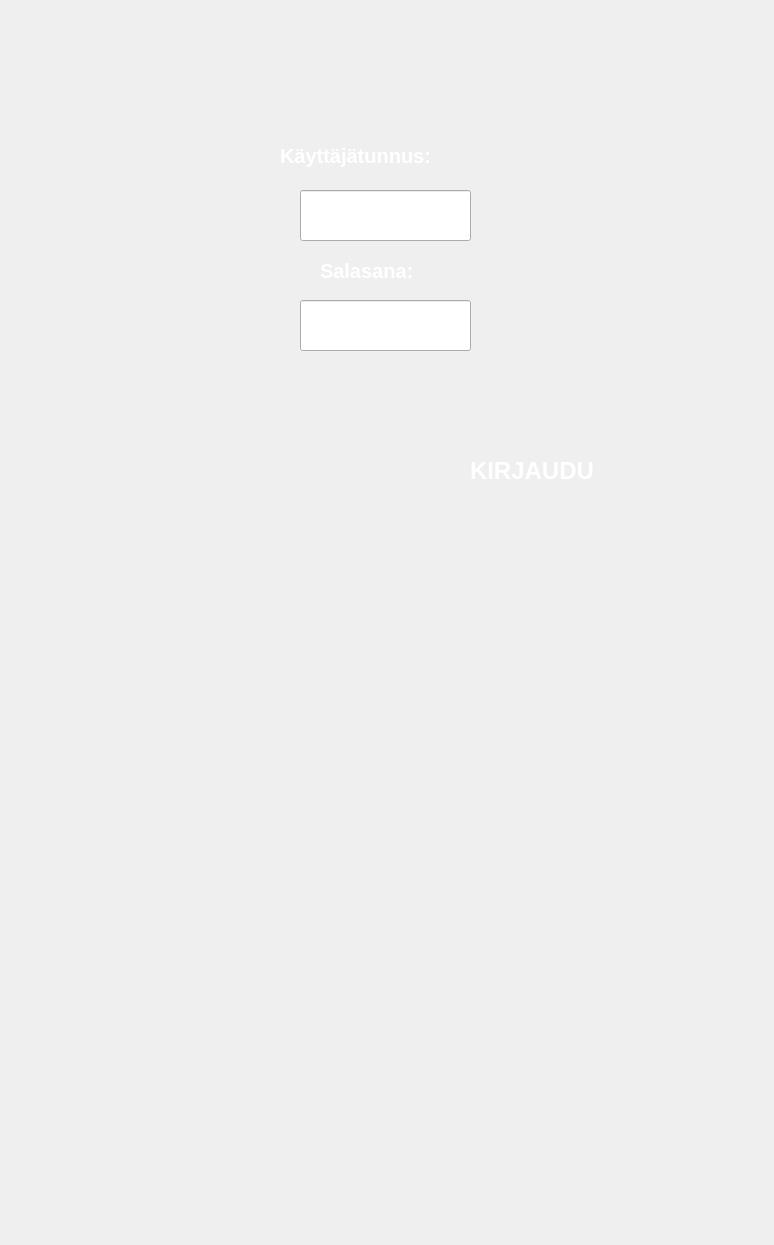
<?xml version="1.0" encoding="UTF-8"?>
<ui version="4.0">
 <class>Aloitus</class>
 <widget class="QWidget" name="Aloitus">
  <property name="geometry">
   <rect>
    <x>0</x>
    <y>0</y>
    <width>774</width>
    <height>1245</height>
   </rect>
  </property>
  <property name="minimumSize">
   <size>
    <width>687</width>
    <height>871</height>
   </size>
  </property>
  <property name="windowTitle">
   <string>Form</string>
  </property>
  <widget class="QLineEdit" name="lineEditPassword">
   <property name="geometry">
    <rect>
     <x>300</x>
     <y>300</y>
     <width>171</width>
     <height>51</height>
    </rect>
   </property>
   <property name="font">
    <font>
     <pointsize>20</pointsize>
    </font>
   </property>
   <property name="text">
    <string/>
   </property>
   <property name="echoMode">
    <enum>QLineEdit::Password</enum>
   </property>
  </widget>
  <widget class="QLabel" name="label_kayttajatunnus">
   <property name="geometry">
    <rect>
     <x>280</x>
     <y>140</y>
     <width>221</width>
     <height>31</height>
    </rect>
   </property>
   <property name="font">
    <font>
     <pointsize>15</pointsize>
     <weight>75</weight>
     <bold>true</bold>
    </font>
   </property>
   <property name="styleSheet">
    <string notr="true">color: rgb(255, 255, 255);</string>
   </property>
   <property name="text">
    <string>Käyttäjätunnus:</string>
   </property>
  </widget>
  <widget class="QPushButton" name="btnLogin">
   <property name="geometry">
    <rect>
     <x>670</x>
     <y>440</y>
     <width>61</width>
     <height>51</height>
    </rect>
   </property>
   <property name="font">
    <font>
     <pointsize>12</pointsize>
    </font>
   </property>
   <property name="styleSheet">
    <string notr="true">border: none;</string>
   </property>
   <property name="text">
    <string/>
   </property>
  </widget>
  <widget class="QLineEdit" name="lineEditUsername">
   <property name="geometry">
    <rect>
     <x>300</x>
     <y>190</y>
     <width>171</width>
     <height>51</height>
    </rect>
   </property>
   <property name="font">
    <font>
     <pointsize>20</pointsize>
    </font>
   </property>
   <property name="styleSheet">
    <string notr="true"/>
   </property>
   <property name="text">
    <string/>
   </property>
  </widget>
  <widget class="QLabel" name="background_login">
   <property name="geometry">
    <rect>
     <x>-20</x>
     <y>0</y>
     <width>791</width>
     <height>1041</height>
    </rect>
   </property>
   <property name="minimumSize">
    <size>
     <width>687</width>
     <height>871</height>
    </size>
   </property>
   <property name="text">
    <string/>
   </property>
   <property name="pixmap">
    <pixmap resource="resources.qrc">:/new/prefix1/bankautomat_front_panel.png</pixmap>
   </property>
  </widget>
  <widget class="QLabel" name="label_salasana">
   <property name="geometry">
    <rect>
     <x>320</x>
     <y>250</y>
     <width>131</width>
     <height>41</height>
    </rect>
   </property>
   <property name="font">
    <font>
     <pointsize>15</pointsize>
     <weight>75</weight>
     <bold>true</bold>
    </font>
   </property>
   <property name="styleSheet">
    <string notr="true">color: rgb(255, 255, 255);</string>
   </property>
   <property name="text">
    <string>Salasana:</string>
   </property>
  </widget>
  <widget class="QWidget" name="verticalLayoutWidget">
   <property name="geometry">
    <rect>
     <x>220</x>
     <y>550</y>
     <width>281</width>
     <height>181</height>
    </rect>
   </property>
   <layout class="QVBoxLayout" name="MyVerticalLayout"/>
  </widget>
  <widget class="QLabel" name="label_salasana_2">
   <property name="geometry">
    <rect>
     <x>470</x>
     <y>450</y>
     <width>171</width>
     <height>41</height>
    </rect>
   </property>
   <property name="font">
    <font>
     <pointsize>18</pointsize>
     <weight>75</weight>
     <bold>true</bold>
    </font>
   </property>
   <property name="styleSheet">
    <string notr="true">color: rgb(255, 255, 255);</string>
   </property>
   <property name="text">
    <string>KIRJAUDU</string>
   </property>
  </widget>
  <widget class="QLabel" name="kirjauduInfo">
   <property name="geometry">
    <rect>
     <x>90</x>
     <y>440</y>
     <width>341</width>
     <height>51</height>
    </rect>
   </property>
   <property name="font">
    <font>
     <pointsize>12</pointsize>
    </font>
   </property>
   <property name="styleSheet">
    <string notr="true">color: yellow;</string>
   </property>
   <property name="text">
    <string/>
   </property>
  </widget>
  <zorder>background_login</zorder>
  <zorder>lineEditPassword</zorder>
  <zorder>label_kayttajatunnus</zorder>
  <zorder>btnLogin</zorder>
  <zorder>lineEditUsername</zorder>
  <zorder>label_salasana</zorder>
  <zorder>verticalLayoutWidget</zorder>
  <zorder>label_salasana_2</zorder>
  <zorder>kirjauduInfo</zorder>
 </widget>
 <resources>
  <include location="resources.qrc"/>
 </resources>
 <connections/>
</ui>
